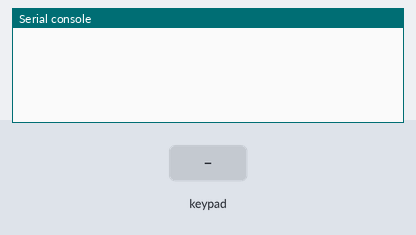
The program below on a simulated MicroPython board. Parts: the last lines printed to the serial console. The inputs (shaded band) are chosen by the test bench.

Above: at 1.2 s.
1.3 s: key '1' pressed
At 2.6 s:
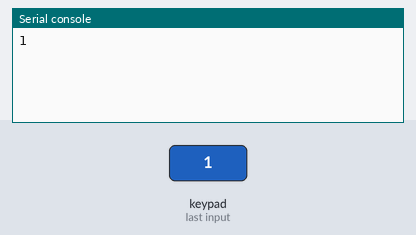
2.9 s: keypad keys 1 2 # pressed 0.4 s apart
At 4.8 s:
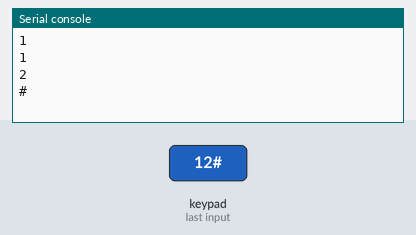
5.6 s: key 'A' pressed
At 6.2 s:
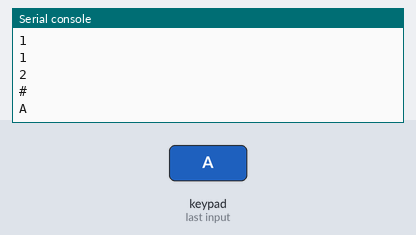
7.2 s: keypad keys 1 2 * pressed 0.4 s apart
At 9.3 s:
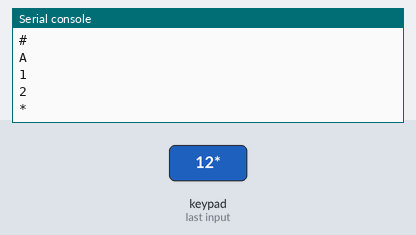
9.9 s: key 'B' pressed
At 10.7 s:
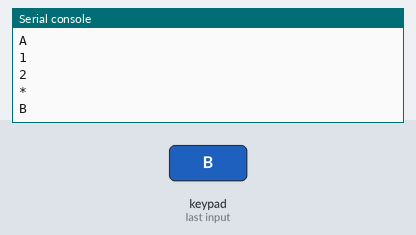
11.5 s: keypad keys 1 2 D pressed 0.4 s apart
At 13.8 s:
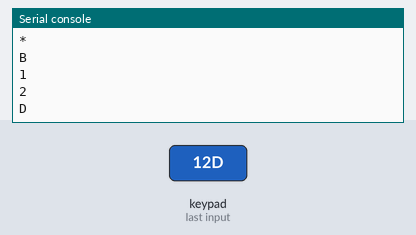

Measured:
- after the input at 1.3 s, the serial console: prints a new line after 0.15 s (image 1)
- after the input at 2.9 s, the serial console: prints a new line after 0.55 s (image 2)
- after the input at 5.6 s, the serial console: prints a new line after 0.15 s (image 3)
- after the input at 7.2 s, the serial console: prints a new line after 0.15 s (image 4)
- after the input at 9.9 s, the serial console: prints a new line after 0.15 s (image 5)
- after the input at 11.5 s, the serial console: prints a new line after 0.15 s (image 6)

The program:

example_code.py
```python
from time import sleep
from machine import Pin
from keypad import KeyPad

# Set up the keypad
# Replace these pin numbers with your actual wiring
row_pins = [23, 32, 33, 19]
col_pins = [18, 5, 4, 15]

# Map the key positions to their corresponding value
keypad_mapping = ["1","2","3","A",
                  "4","5","6","B",
                  "7","8","9","C",
                  "*","0","#","D"]

keys = KeyPad(row_pins, col_pins, keypad_mapping)

# Main loop that prints value of button you press
while True:
    key = keys.read_key()
    if key is not None:
        print(key)
        sleep(0.3)
```

keypad.py
```python
from machine import Pin
from time import sleep

class KeyPad:
    def __init__(self, row_pins, col_pins, keypad_mapping):
        row_pins = [Pin(pin, Pin.OUT) for pin in row_pins]
        col_pins = [Pin(pin, Pin.IN, Pin.PULL_UP) for pin in col_pins]

        self.row_pins = row_pins
        self.col_pins = col_pins
        self.keypad_mapping = keypad_mapping

    def read_key(self):
        for i in range(4):
            self.row_pins[i].value(1)
        for j in range(4):
            self.row_pins[j].value(0)
            for i in range(4):
                val = self.col_pins[i].value()
                while self.col_pins[i].value() == 0:
                    pass
                if val == 0:
                    return self.keypad_mapping[i+4*j]
            self.row_pins[j].value(1)
```
